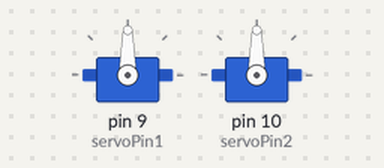
The sketch below on a simulated Arduino Uno, built with avr-gcc and run on an emulated ATmega328P. Shown: 2 × servo.

Above: at 2.1 s.
At 4.1 s:
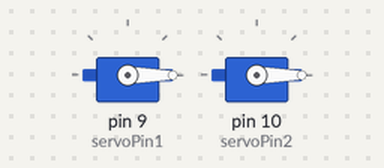
Timing chart, 0 to 5.6 s (numbered marks = the images above):
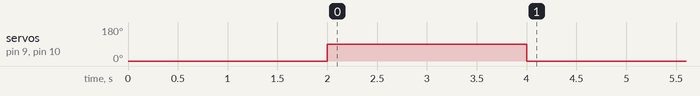

Measured:
- by itself, servo on pin 9 (servoPin1), servo on pin 10 (servoPin2): 0° → 90° at 2.0 s, → 0° 2.0 s later

The sketch:

prototype_v06.ino
```cpp
#include <Servo.h>

const int servoPin1 = 9;
const int servoPin2 = 10;

Servo Servo1;
Servo Servo2;

void setup()
{
  Servo1.attach(servoPin1);
  Servo2.attach(servoPin2);

  Servo1.write(0);
  Servo2.write(0);

  delay(2000);

  Servo1.write(90);
  Servo2.write(90);

  delay(2000);

  Servo1.write(0);
  Servo2.write(0);
}

void loop()
{

}
```
